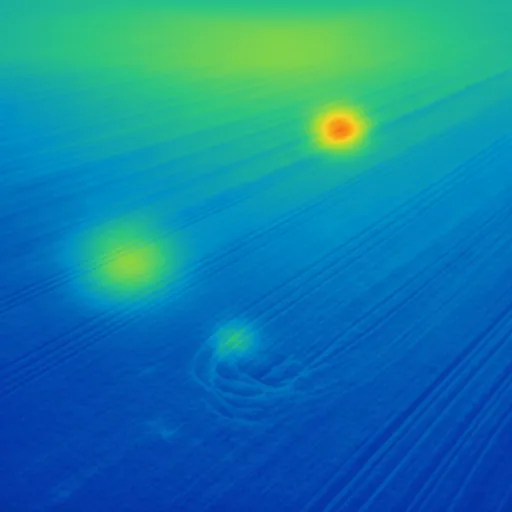
#> input picture src/assets/images/agriculture-fields-thermal.webp, 512 x 512 px; its folder holds only this picture in this run
$ python generate-thermal-images.py
#> lines starting #> are read from the running program, lines starting #| are printed output that depends on the picture
#!/usr/bin/env python3
"""
Generate LWIR thermal false-color versions of facility images.
Uses the same cyan palette as the globe's thermal night side.
"""
from PIL import Image
import numpy as np
import os

SRC_DIR = os.path.join(os.path.dirname(__file__), '..', 'src', 'assets', 'images')
DST_DIR = os.path.join(os.path.dirname(__file__), '..', 'public', 'images')
os.makedirs(DST_DIR, exist_ok=True)

# LWIR thermal LUT — same as globe thermal night
LUT_POINTS = [
    (0.00, (10, 15, 28)),      # Cold black
    (0.10, (18, 30, 55)),      # Deep indigo
    (0.25, (0, 60, 100)),      # Dark teal
    (0.40, (0, 120, 155)),     # Teal
    (0.55, (0, 180, 210)),     # Bright teal
    (0.70, (0, 210, 240)),     # Cyan
    (0.82, (0, 229, 255)),     # Brand cyan #00E5FF
    (0.92, (130, 240, 255)),   # Bright cyan
    (1.00, (255, 255, 255)),   # White-hot
]

def build_lut():
    r, g, b = np.zeros(256), np.zeros(256), np.zeros(256)
    for i in range(256):
        t = i / 255.0
        for j in range(len(LUT_POINTS) - 1):
            t0, c0 = LUT_POINTS[j]
            t1, c1 = LUT_POINTS[j + 1]
            if t0 <= t <= t1:
                f = (t - t0) / (t1 - t0) if t1 > t0 else 0
                r[i] = c0[0] + (c1[0] - c0[0]) * f
                g[i] = c0[1] + (c1[1] - c0[1]) * f
                b[i] = c0[2] + (c1[2] - c0[2]) * f
                break
        else:
            r[i], g[i], b[i] = LUT_POINTS[-1][1]
    return r, g, b

lut_r, lut_g, lut_b = build_lut()

files = [f for f in os.listdir(SRC_DIR) if f.endswith(('.jpg', '.png', '.webp'))]
print(f'Processing {len(files)} facility images...\n')

for fname in files:
    src_path = os.path.join(SRC_DIR, fname)
    name = os.path.splitext(fname)[0]
    dst_path = os.path.join(DST_DIR, f'{name}-thermal.webp')

    img = Image.open(src_path).convert('RGB')
#> img is the input picture: PIL image 512x512 RGB; mean R, G, B 19.3, 129.7, 165.1
    arr = np.array(img).astype(np.float32)

    # Luminance
    lum = 0.299 * arr[:,:,0] + 0.587 * arr[:,:,1] + 0.114 * arr[:,:,2]
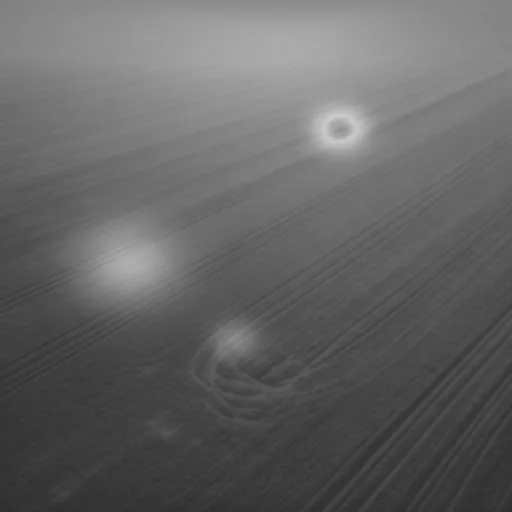
#> lum: shape (512, 512) float32; min 48.16, max 202.9, mean 100.7
    lum_norm = np.clip(lum / 255.0, 0, 1)
    # Gamma expand for more visible detail in mid-tones
    lum_norm = np.power(lum_norm, 0.5)
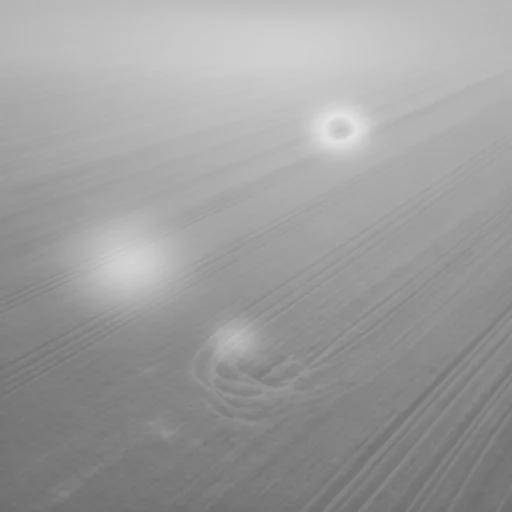
#> lum_norm: shape (512, 512) float32; min 0.435, max 0.892, mean 0.62

    # Apply LUT
    idx = np.clip((lum_norm * 255).astype(np.int32), 0, 255)
    thermal = np.zeros((*idx.shape, 3), dtype=np.uint8)
    thermal[:,:,0] = lut_r[idx].astype(np.uint8)
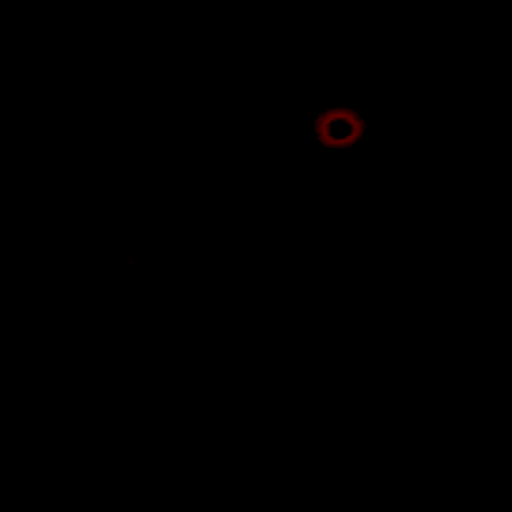
#> thermal: shape (512, 512, 3); mean of channels 0, 1, 2 0.3, 0, 0; drawn as R, G, B
    thermal[:,:,1] = lut_g[idx].astype(np.uint8)
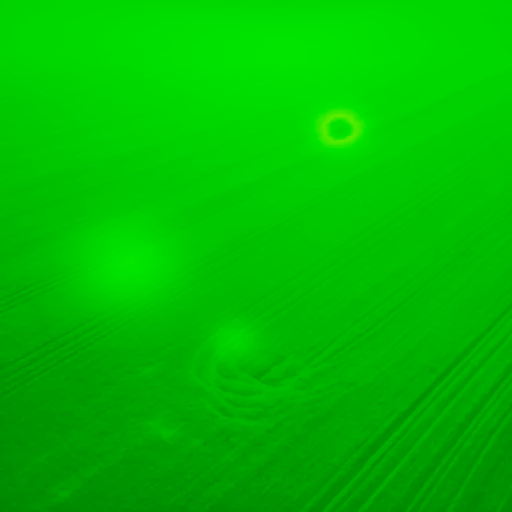
#> thermal: shape (512, 512, 3); mean of channels 0, 1, 2 0.3, 189, 0; drawn as R, G, B
    thermal[:,:,2] = lut_b[idx].astype(np.uint8)
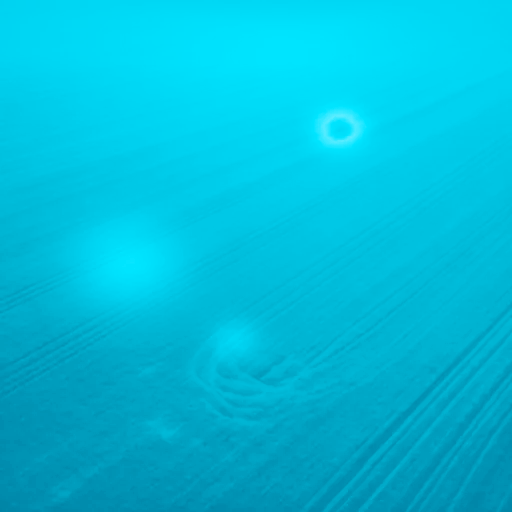
#> thermal: shape (512, 512, 3); mean of channels 0, 1, 2 0.3, 189, 219.1; drawn as R, G, B

    thermal_img = Image.fromarray(thermal)
    thermal_img.save(dst_path, 'WEBP', quality=82)
    size_kb = os.path.getsize(dst_path) / 1024
    print(f'  {fname} → {name}-thermal.webp ({size_kb:.0f}KB)')

print('\nDone! Thermal images saved to public/images/')

$ run again, on src/assets/images/energy-powerlines.jpg
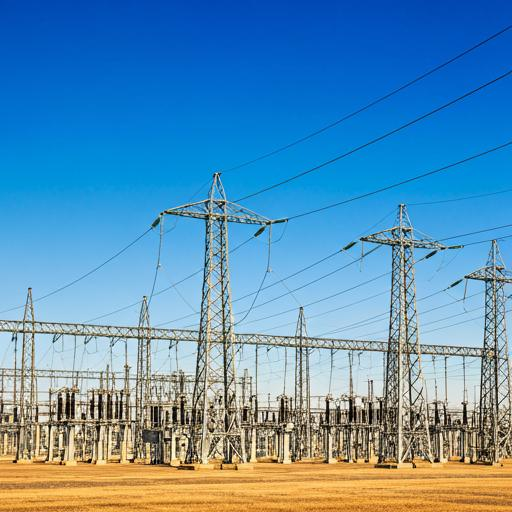
#> input picture src/assets/images/energy-powerlines.jpg, 512 x 512 px
#> img is the input picture: PIL image 512x512 RGB; mean R, G, B 91.5, 144.5, 179.6
#> `lum_norm = np.power(lum_norm, 0.5)`:
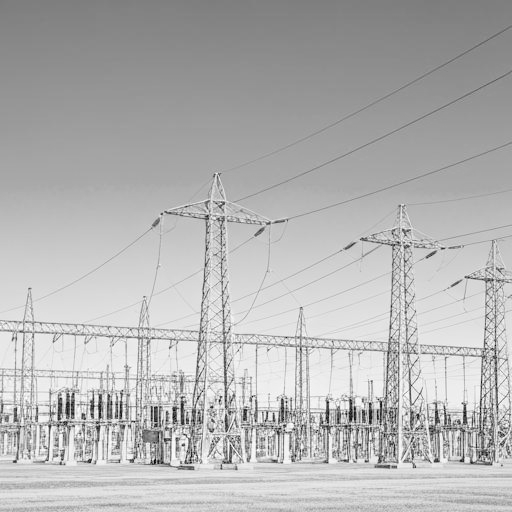
#> lum_norm: shape (512, 512) float32; min 0.0342, max 0.999, mean 0.707
#> `thermal[:,:,2] = lut_b[idx].astype(np.uint8)`:
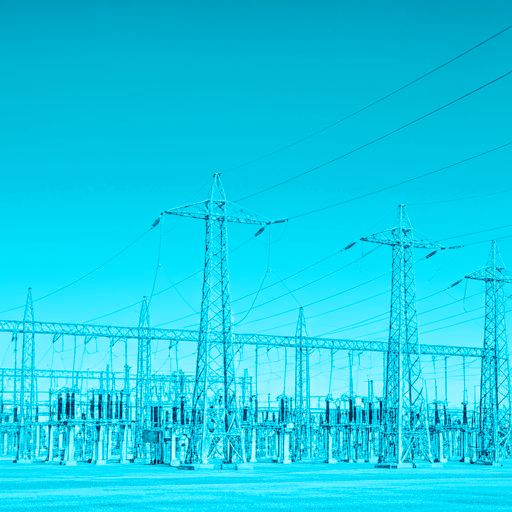
#> thermal: shape (512, 512, 3); mean of channels 0, 1, 2 20.9, 205.3, 232.3; drawn as R, G, B
